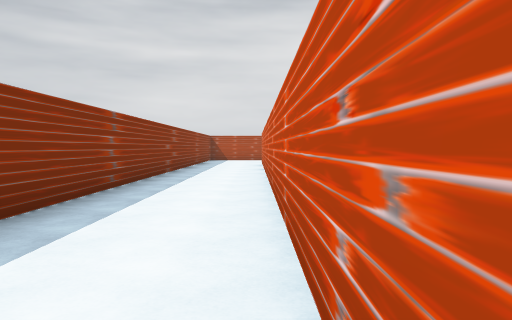
View 1 (above)

21 first-person views from a walk through a Unity game level. The camera is 1.4 m above the floor, tilts 2° down and sees 70° across. The floor is counted in squares, 2 m on a side. Each view is taken from the middle of a square. On the plan, view 1 faces up. The plan holds only what a view shows up to about 11 squares ahead; the rest is blank. Some animated figures are not drawn. Some surface patterns are stand-ins.

View 2
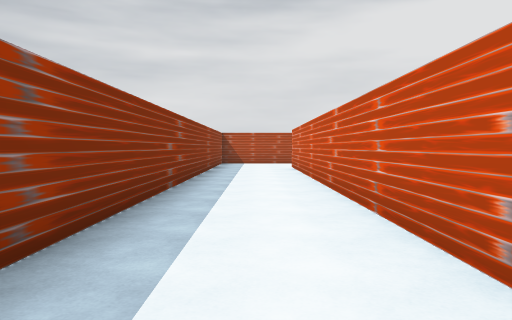

View 3
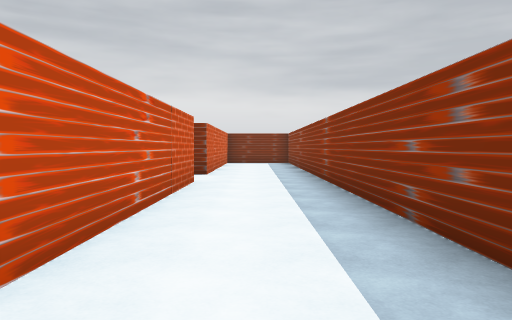

View 4
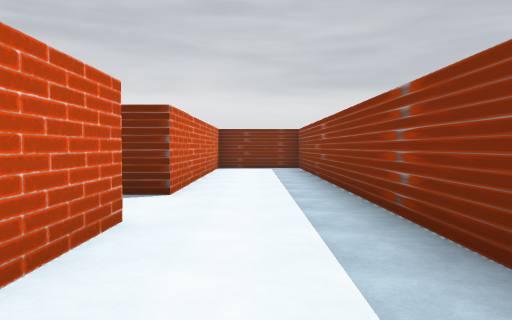

View 5
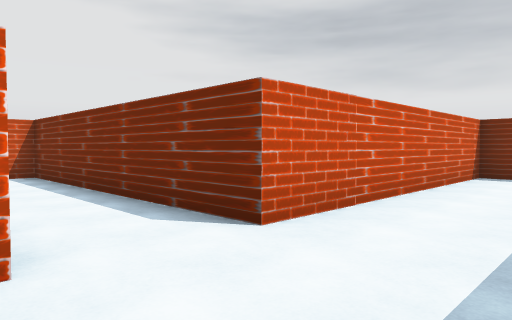

View 6
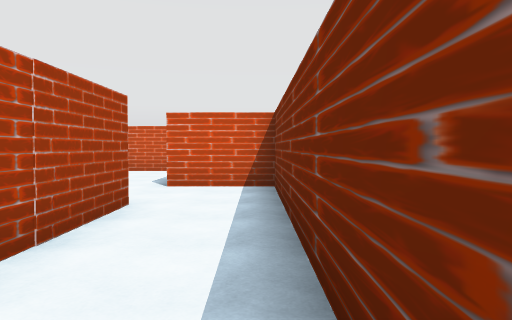

View 7
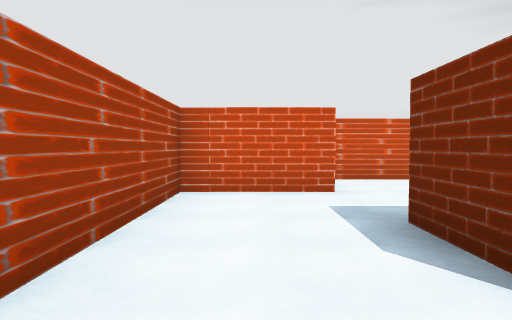

View 8
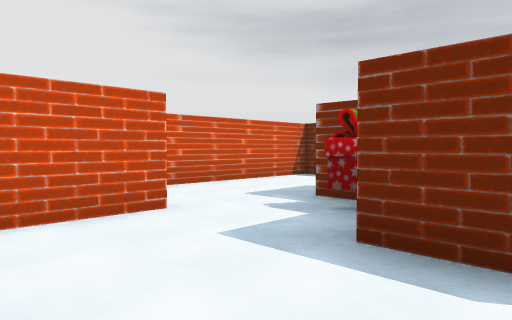

View 9
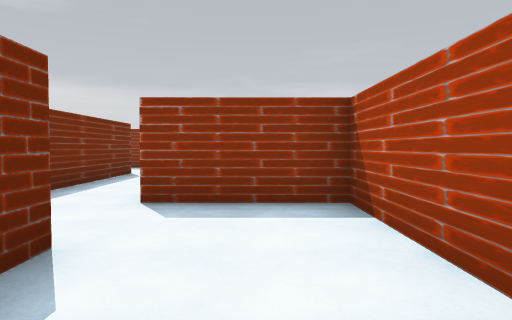

View 10
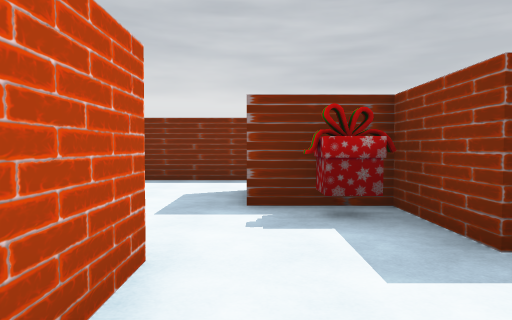

View 11
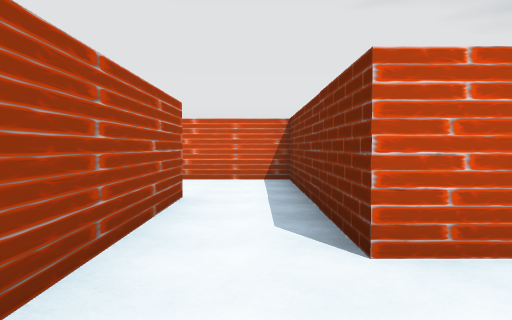

View 12
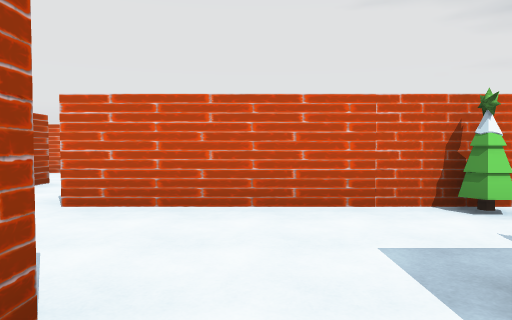

View 13
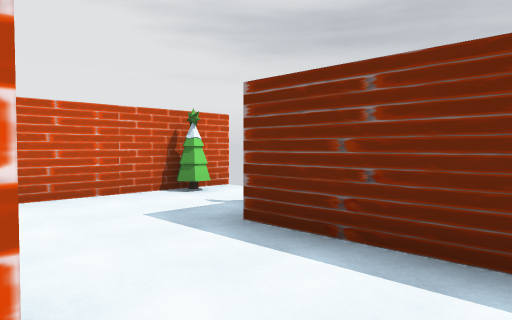

View 14
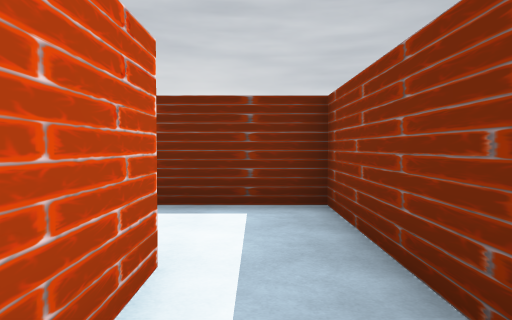

View 15
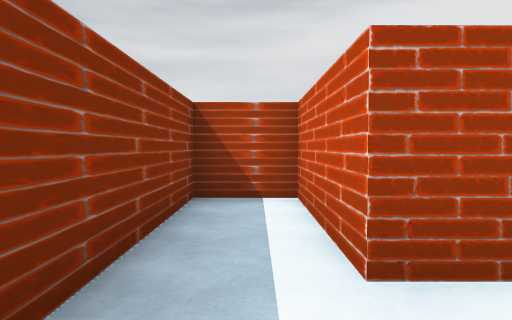

View 16
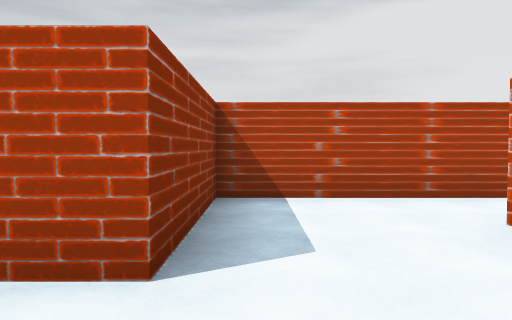

View 17
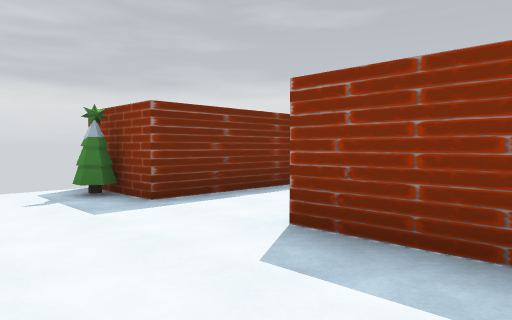

View 18
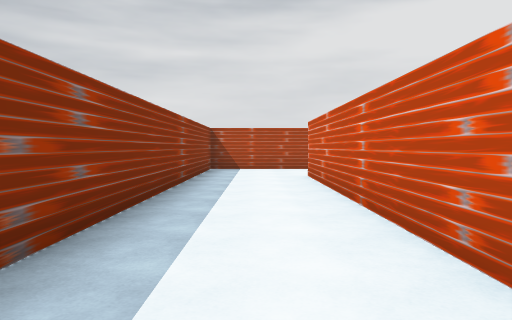

View 19
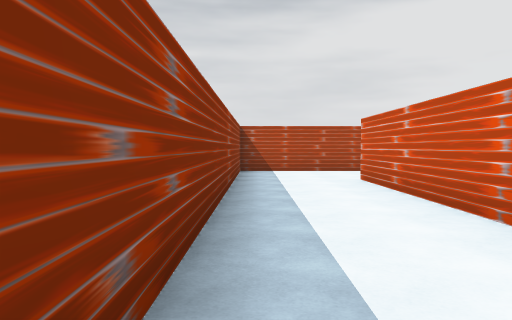

View 20
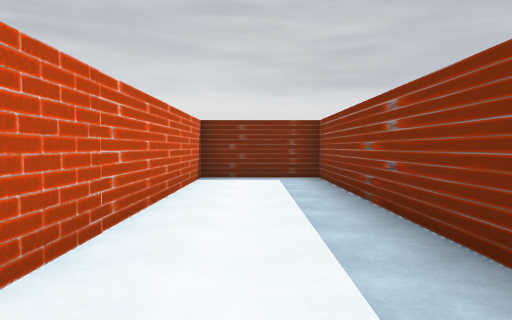

View 21
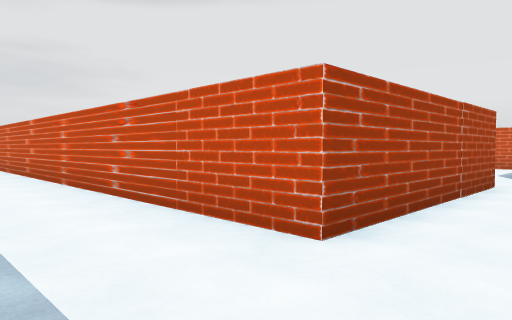

### Floor plan
Points are (right, up) in squares from view 1. A wall is a line through its corners. A room is listed if a view was taken in it or the views show most of it. See-through windows are left out.
Room 1 (views 1, 2, 3, 4, 5, 6, 7, 8, 9, 10, 18, 19, 20, 21)
walls: (11.7, -2.2) (11.7, 0.2) (5.4, 0.2) (5.4, -2.4) (0.3, -2.4) (0.3, 17); (13.9, -4.5) (13.9, -2.6); (1.1, 19.7) (-2.5, 19.7) (-2.5, -11.4) (0.3, -11.4) (0.3, -4.3) (7.5, -4.3) (7.5, -2.4) (9.4, -2.4) (9.4, -4.3) (11.1, -4.3)
ways out: opening at (12.5, -5.5) to room 2; opening at (1.5, 18.5)
objects: other object (10, -4)
Room 2 (views 11, 12, 16, 17)
walls: (8.3, -11.2) (8.3, -7.7) (13.9, -7.7) (13.9, -4.5); (11.1, -6) (5.4, -6) (5.4, -9.1) (3.6, -9.1); (8.3, -13.6) (8.3, -12.9); (3.6, -11.4) (5.6, -11.4)
ways out: opening at (12.5, -5.5) to room 1; opening at (4.5, -10.5) to room 3
objects: tree (6, -12); tree (8, -12)
Room 3 (views 13, 14, 15)
walls: (3.6, -9.1) (3.6, -6) (2.1, -6) (2.1, -11.4) (3.6, -11.4)
ways out: opening at (4.5, -10.5) to room 2

Where each view was taken, in squares from view 1:
view 1: 0 up, 0 right, facing up
view 2: 4 up, 1 left, facing up
view 3: 5 up, 1 left, facing down
view 4: 1 up, 1 left, facing down
view 5: 2 down, 2 left, facing down-right
view 6: 4 down, 1 right, facing right
view 7: 1 down, 6 right, facing right
view 8: 0 up, 8 right, facing down-right
view 9: 1 down, 10 right, facing left
view 10: 0 up, 11 right, facing down
view 11: 7 down, 6 right, facing right
view 12: 10 down, 4 right, facing right
view 13: 9 down, 3 right, facing down-right
view 14: 7 down, 3 right, facing down
view 15: 11 down, 3 right, facing up
view 16: 11 down, 6 right, facing up
view 17: 7 down, 8 right, facing down-left
view 18: 8 up, 1 left, facing up
view 19: 9 up, 2 left, facing up
view 20: 3 down, 1 left, facing down
view 21: 4 down, 2 left, facing up-right
